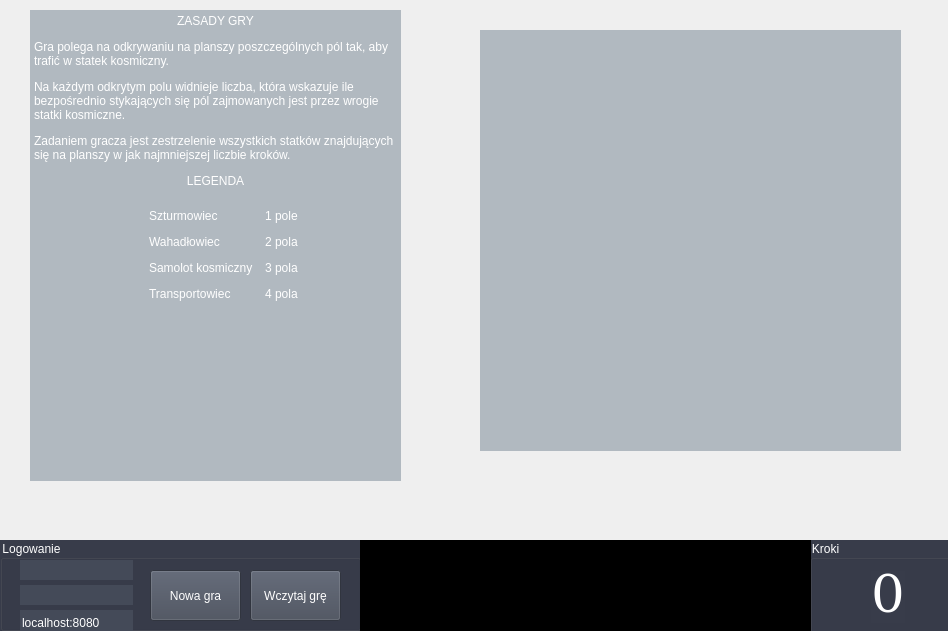
<?xml version="1.0" encoding="UTF-8"?>
<ui version="4.0">
 <class>MainWindow</class>
 <widget class="QMainWindow" name="MainWindow">
  <property name="geometry">
   <rect>
    <x>0</x>
    <y>0</y>
    <width>948</width>
    <height>631</height>
   </rect>
  </property>
  <property name="minimumSize">
   <size>
    <width>800</width>
    <height>550</height>
   </size>
  </property>
  <property name="windowTitle">
   <string>MainWindow</string>
  </property>
  <widget class="QWidget" name="centralWidget">
   <widget class="QGroupBox" name="groupBox">
    <property name="geometry">
     <rect>
      <x>0</x>
      <y>540</y>
      <width>361</width>
      <height>91</height>
     </rect>
    </property>
    <property name="sizePolicy">
     <sizepolicy hsizetype="Preferred" vsizetype="Preferred">
      <horstretch>0</horstretch>
      <verstretch>0</verstretch>
     </sizepolicy>
    </property>
    <property name="styleSheet">
     <string notr="true">background-color: rgba(56, 60, 74); color: white;</string>
    </property>
    <property name="title">
     <string>Logowanie</string>
    </property>
    <property name="flat">
     <bool>true</bool>
    </property>
    <widget class="QPushButton" name="pushButtonLoadGame">
     <property name="geometry">
      <rect>
       <x>250</x>
       <y>30</y>
       <width>91</width>
       <height>51</height>
      </rect>
     </property>
     <property name="styleSheet">
      <string notr="true">background-color: rgba(68, 74, 88); color: white;</string>
     </property>
     <property name="text">
      <string>Wczytaj grę</string>
     </property>
    </widget>
    <widget class="QPushButton" name="pushButtonNewGame">
     <property name="geometry">
      <rect>
       <x>150</x>
       <y>30</y>
       <width>91</width>
       <height>51</height>
      </rect>
     </property>
     <property name="styleSheet">
      <string notr="true">background-color: rgba(68, 74, 88); color: white;</string>
     </property>
     <property name="text">
      <string>Nowa gra</string>
     </property>
    </widget>
    <widget class="QLineEdit" name="lineEditUser">
     <property name="geometry">
      <rect>
       <x>20</x>
       <y>20</y>
       <width>113</width>
       <height>20</height>
      </rect>
     </property>
     <property name="styleSheet">
      <string notr="true">background-color: rgba(68, 74, 88); color: white;</string>
     </property>
     <property name="frame">
      <bool>false</bool>
     </property>
    </widget>
    <widget class="QLineEdit" name="lineEditPassword">
     <property name="geometry">
      <rect>
       <x>20</x>
       <y>45</y>
       <width>113</width>
       <height>20</height>
      </rect>
     </property>
     <property name="styleSheet">
      <string notr="true">background-color: rgba(68, 74, 88); color: white;</string>
     </property>
     <property name="frame">
      <bool>false</bool>
     </property>
     <property name="echoMode">
      <enum>QLineEdit::Password</enum>
     </property>
    </widget>
    <widget class="QLineEdit" name="lineEditServer">
     <property name="geometry">
      <rect>
       <x>20</x>
       <y>70</y>
       <width>113</width>
       <height>25</height>
      </rect>
     </property>
     <property name="styleSheet">
      <string notr="true">background-color: rgba(68, 74, 88); color: white;</string>
     </property>
     <property name="text">
      <string>localhost:8080</string>
     </property>
     <property name="frame">
      <bool>false</bool>
     </property>
    </widget>
   </widget>
   <widget class="QGroupBox" name="groupBoxKroki">
    <property name="geometry">
     <rect>
      <x>810</x>
      <y>540</y>
      <width>156</width>
      <height>97</height>
     </rect>
    </property>
    <property name="font">
     <font>
      <family>MS Shell Dlg 2</family>
      <weight>50</weight>
      <bold>false</bold>
     </font>
    </property>
    <property name="styleSheet">
     <string notr="true">background-color: rgba(56, 60, 74); color: white;</string>
    </property>
    <property name="title">
     <string>Kroki</string>
    </property>
    <property name="flat">
     <bool>true</bool>
    </property>
    <layout class="QGridLayout" name="gridLayout">
     <item row="0" column="1">
      <spacer name="verticalSpacer">
       <property name="orientation">
        <enum>Qt::Vertical</enum>
       </property>
       <property name="sizeHint" stdset="0">
        <size>
         <width>20</width>
         <height>40</height>
        </size>
       </property>
      </spacer>
     </item>
     <item row="1" column="1">
      <widget class="QLabel" name="labelKroki">
       <property name="sizePolicy">
        <sizepolicy hsizetype="Preferred" vsizetype="Preferred">
         <horstretch>0</horstretch>
         <verstretch>0</verstretch>
        </sizepolicy>
       </property>
       <property name="font">
        <font>
         <family>DejaVu Math TeX Gyre</family>
         <pointsize>40</pointsize>
        </font>
       </property>
       <property name="text">
        <string>0</string>
       </property>
       <property name="scaledContents">
        <bool>false</bool>
       </property>
       <property name="alignment">
        <set>Qt::AlignCenter</set>
       </property>
      </widget>
     </item>
     <item row="1" column="2">
      <spacer name="horizontalSpacer">
       <property name="orientation">
        <enum>Qt::Horizontal</enum>
       </property>
       <property name="sizeHint" stdset="0">
        <size>
         <width>40</width>
         <height>20</height>
        </size>
       </property>
      </spacer>
     </item>
     <item row="1" column="0">
      <spacer name="horizontalSpacer_2">
       <property name="orientation">
        <enum>Qt::Horizontal</enum>
       </property>
       <property name="sizeHint" stdset="0">
        <size>
         <width>40</width>
         <height>20</height>
        </size>
       </property>
      </spacer>
     </item>
     <item row="2" column="1">
      <spacer name="verticalSpacer_2">
       <property name="orientation">
        <enum>Qt::Vertical</enum>
       </property>
       <property name="sizeHint" stdset="0">
        <size>
         <width>20</width>
         <height>40</height>
        </size>
       </property>
      </spacer>
     </item>
    </layout>
   </widget>
   <widget class="QTextEdit" name="statusTerminal">
    <property name="geometry">
     <rect>
      <x>360</x>
      <y>540</y>
      <width>451</width>
      <height>91</height>
     </rect>
    </property>
    <property name="styleSheet">
     <string notr="true">background-color: black; color: white;</string>
    </property>
    <property name="frameShape">
     <enum>QFrame::NoFrame</enum>
    </property>
    <property name="readOnly">
     <bool>true</bool>
    </property>
   </widget>
   <widget class="QTextEdit" name="rulesHelp">
    <property name="geometry">
     <rect>
      <x>30</x>
      <y>10</y>
      <width>371</width>
      <height>471</height>
     </rect>
    </property>
    <property name="styleSheet">
     <string notr="true">background-color: rgba(67,88,107,92); color:white;</string>
    </property>
    <property name="frameShape">
     <enum>QFrame::NoFrame</enum>
    </property>
    <property name="readOnly">
     <bool>true</bool>
    </property>
    <property name="html">
     <string>&lt;!DOCTYPE HTML PUBLIC &quot;-//W3C//DTD HTML 4.0//EN&quot; &quot;http://www.w3.org/TR/REC-html40/strict.dtd&quot;&gt;
&lt;html&gt;&lt;head&gt;&lt;meta name=&quot;qrichtext&quot; content=&quot;1&quot; /&gt;&lt;style type=&quot;text/css&quot;&gt;
p, li { white-space: pre-wrap; }
&lt;/style&gt;&lt;/head&gt;&lt;body style=&quot; font-family:'Sans Serif'; font-size:9pt; font-weight:400; font-style:normal;&quot;&gt;
&lt;p align=&quot;center&quot; style=&quot; margin-top:12px; margin-bottom:12px; margin-left:0px; margin-right:0px; -qt-block-indent:0; text-indent:0px;&quot;&gt;ZASADY GRY&lt;/p&gt;
&lt;p style=&quot; margin-top:12px; margin-bottom:12px; margin-left:0px; margin-right:0px; -qt-block-indent:0; text-indent:0px;&quot;&gt;Gra polega na odkrywaniu na planszy poszczególnych pól tak, aby trafić w statek kosmiczny. &lt;/p&gt;
&lt;p style=&quot; margin-top:12px; margin-bottom:12px; margin-left:0px; margin-right:0px; -qt-block-indent:0; text-indent:0px;&quot;&gt;Na każdym odkrytym polu widnieje liczba, która wskazuje ile bezpośrednio stykających się pól zajmowanych jest przez wrogie statki kosmiczne.&lt;/p&gt;
&lt;p style=&quot; margin-top:12px; margin-bottom:12px; margin-left:0px; margin-right:0px; -qt-block-indent:0; text-indent:0px;&quot;&gt;Zadaniem gracza jest zestrzelenie wszystkich statków znajdujących się na planszy w jak najmniejszej liczbie kroków.&lt;/p&gt;
&lt;p align=&quot;center&quot; style=&quot; margin-top:12px; margin-bottom:12px; margin-left:0px; margin-right:0px; -qt-block-indent:0; text-indent:0px;&quot;&gt;LEGENDA&lt;br /&gt;&lt;/p&gt;
&lt;table border=&quot;0&quot; style=&quot; margin-top:0px; margin-bottom:0px; margin-left:0px; margin-right:0px;&quot; align=&quot;center&quot; cellspacing=&quot;2&quot; cellpadding=&quot;5&quot;&gt;
&lt;tr&gt;
&lt;td style=&quot; vertical-align:middle;&quot;&gt;
&lt;p style=&quot; margin-top:0px; margin-bottom:0px; margin-left:0px; margin-right:0px; -qt-block-indent:0; text-indent:0px;&quot;&gt;&lt;img src=&quot;:/obrazy/images/A.png&quot; width=&quot;50&quot; height=&quot;50&quot; style=&quot;vertical-align: middle;&quot; /&gt;&lt;/p&gt;&lt;/td&gt;
&lt;td style=&quot; vertical-align:middle;&quot;&gt;
&lt;p style=&quot; margin-top:0px; margin-bottom:0px; margin-left:0px; margin-right:0px; -qt-block-indent:0; text-indent:0px;&quot;&gt;Szturmowiec&lt;/p&gt;&lt;/td&gt;
&lt;td style=&quot; vertical-align:middle;&quot;&gt;
&lt;p style=&quot; margin-top:0px; margin-bottom:0px; margin-left:0px; margin-right:0px; -qt-block-indent:0; text-indent:0px;&quot;&gt;1 pole&lt;/p&gt;&lt;/td&gt;&lt;/tr&gt;
&lt;tr&gt;
&lt;td style=&quot; vertical-align:middle;&quot;&gt;
&lt;p style=&quot; margin-top:12px; margin-bottom:12px; margin-left:0px; margin-right:0px; -qt-block-indent:0; text-indent:0px;&quot;&gt;&lt;img src=&quot;:/obrazy/images/B.png&quot; width=&quot;50&quot; height=&quot;50&quot; style=&quot;vertical-align: middle;&quot; /&gt;&lt;/p&gt;&lt;/td&gt;
&lt;td style=&quot; vertical-align:middle;&quot;&gt;
&lt;p style=&quot; margin-top:12px; margin-bottom:12px; margin-left:0px; margin-right:0px; -qt-block-indent:0; text-indent:0px;&quot;&gt;Wahadłowiec&lt;/p&gt;&lt;/td&gt;
&lt;td style=&quot; vertical-align:middle;&quot;&gt;
&lt;p style=&quot; margin-top:12px; margin-bottom:12px; margin-left:0px; margin-right:0px; -qt-block-indent:0; text-indent:0px;&quot;&gt;2 pola&lt;/p&gt;&lt;/td&gt;&lt;/tr&gt;
&lt;tr&gt;
&lt;td style=&quot; vertical-align:middle;&quot;&gt;
&lt;p style=&quot; margin-top:12px; margin-bottom:12px; margin-left:0px; margin-right:0px; -qt-block-indent:0; text-indent:0px;&quot;&gt;&lt;img src=&quot;:/obrazy/images/C.png&quot; width=&quot;50&quot; height=&quot;50&quot; style=&quot;vertical-align: middle;&quot; /&gt;&lt;/p&gt;&lt;/td&gt;
&lt;td style=&quot; vertical-align:middle;&quot;&gt;
&lt;p style=&quot; margin-top:12px; margin-bottom:12px; margin-left:0px; margin-right:0px; -qt-block-indent:0; text-indent:0px;&quot;&gt;Samolot kosmiczny&lt;/p&gt;&lt;/td&gt;
&lt;td style=&quot; vertical-align:middle;&quot;&gt;
&lt;p style=&quot; margin-top:12px; margin-bottom:12px; margin-left:0px; margin-right:0px; -qt-block-indent:0; text-indent:0px;&quot;&gt;3 pola&lt;/p&gt;&lt;/td&gt;&lt;/tr&gt;
&lt;tr&gt;
&lt;td style=&quot; vertical-align:middle;&quot;&gt;
&lt;p style=&quot; margin-top:12px; margin-bottom:12px; margin-left:0px; margin-right:0px; -qt-block-indent:0; text-indent:0px;&quot;&gt;&lt;img src=&quot;:/obrazy/images/D.png&quot; width=&quot;50&quot; height=&quot;50&quot; style=&quot;vertical-align: middle;&quot; /&gt;&lt;/p&gt;&lt;/td&gt;
&lt;td style=&quot; vertical-align:middle;&quot;&gt;
&lt;p style=&quot; margin-top:12px; margin-bottom:12px; margin-left:0px; margin-right:0px; -qt-block-indent:0; text-indent:0px;&quot;&gt;Transportowiec&lt;/p&gt;&lt;/td&gt;
&lt;td style=&quot; vertical-align:middle;&quot;&gt;
&lt;p style=&quot; margin-top:12px; margin-bottom:12px; margin-left:0px; margin-right:0px; -qt-block-indent:0; text-indent:0px;&quot;&gt;4 pola&lt;/p&gt;&lt;/td&gt;&lt;/tr&gt;&lt;/table&gt;&lt;/body&gt;&lt;/html&gt;</string>
    </property>
   </widget>
   <widget class="MyLabel" name="label">
    <property name="geometry">
     <rect>
      <x>480</x>
      <y>30</y>
      <width>421</width>
      <height>421</height>
     </rect>
    </property>
    <property name="styleSheet">
     <string notr="true">background-color: rgba(67,88,107,92);</string>
    </property>
    <property name="frameShape">
     <enum>QFrame::NoFrame</enum>
    </property>
    <property name="text">
     <string/>
    </property>
   </widget>
  </widget>
 </widget>
 <layoutdefault spacing="6" margin="11"/>
 <customwidgets>
  <customwidget>
   <class>MyLabel</class>
   <extends>QLabel</extends>
   <header location="global">mylabel.h</header>
  </customwidget>
 </customwidgets>
 <resources/>
 <connections/>
</ui>
